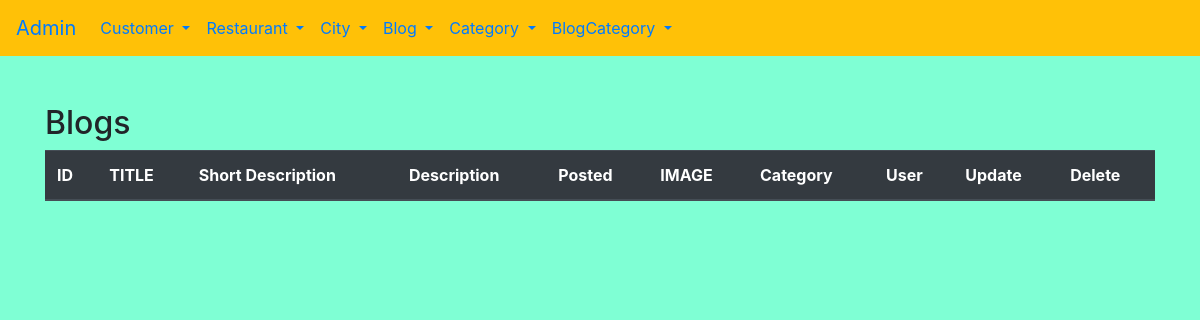
The page /admin/bloglist on the database as committed earlier.
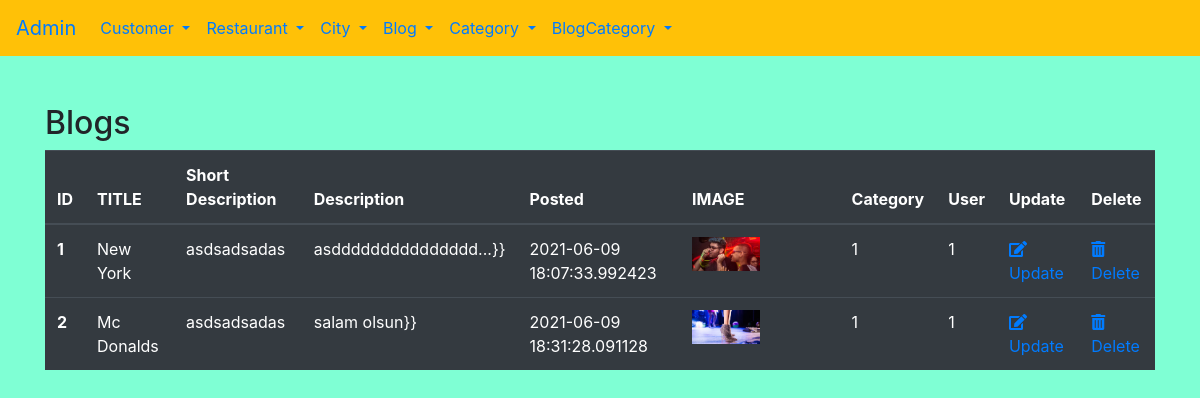
The same page on the database as committed later.
### gricklo/models.py (models this page shows, shortened)
class Blog(db.Model):
    __tablename__ = "blog"
    id = db.Column(db.Integer, primary_key=True)
    title = db.Column(db.String(50),nullable=False)
    short_description = db.Column(db.String(50),nullable=False)
    description = db.Column(db.Text, nullable=False)
    blog_posted = db.Column(db.DateTime, default=datetime.utcnow)
    image = db.Column(db.String(20), default = "default.png")
    category = db.Column(db.Integer, db.ForeignKey('blogcategory.id'), nullable=False)
    customer =db.Column(db.Integer, db.ForeignKey('user.id'), nullable=False)

### gricklo/controlers.py (the view)
@app.route('/admin/bloglist')
def blog_list():
    blogs = Blog.query.all()
    return render_template('admin/bloglist.html', blogs=blogs )

### gricklo/templates/admin/bloglist.html
{% extends "admin/base.html"%}
{% block content%}
<h2>Blogs</h2>
<div class="container">
    <div class="row">
        <table class="table table-dark">
            <thead>
              <tr>
                <th scope="col">ID</th>
                <th scope="col">TITLE</th>
                <th scope="col">Short Description</th>
                <th scope="col">Description</th>
                <th scope="col">Posted</th>
                <th scope="col">IMAGE</th>
                <th scope="col">Category</th>
                <th scope="col">User</th>
                <th scope="col">Update</th>
                <th scope="col">Delete</th>
              </tr>
            </thead>
            <tbody>
                {% for blog in blogs %}
                <tr>
                    <th scope="row">{{blog.id}}</th>
                    <td>{{blog.title}}</td>
                    <td>{{blog.short_description |truncate (8)}}</td>
                    <td>{{blog.description |truncate (20)}}}}</td>
                    <td>{{blog.blog_posted}}</td>
                    <td><img src="/static/uploads/{{blog.image}}" alt="" class="w-50"></td>
                    <td>{{blog.category}}</td>
                    <td>{{blog.customer}}</td>
                    <td><a href="{{url_for('blog_edit', id=blog.id)}}"><i class="fas fa-edit"></i>Update</a></td>
                    <td><a href="{{url_for('blog_delete', id=blog.id)}}" onclick="return confirm('Are you sure to delete?')"><i class="fas fa-trash-alt"></i>Delete</a></td>
                  </tr>
                {% endfor %}
            </tbody>
          </table>
    </div>
</div>
{% endblock %}

Rows that differ between the two databases and show on the page:
added Blog: id "1", title "New York", short_description "asdsadsadas", description "asddddddddddddddd...", blog_posted "2021-06-09 18:07:33.992423", image (picture), category "1", customer "1"
added Blog: id "2", title "Mc Donalds", short_description "asdsadsadas", description "salam olsun", blog_posted "2021-06-09 18:31:28.091128", image (picture), category "1", customer "1"
